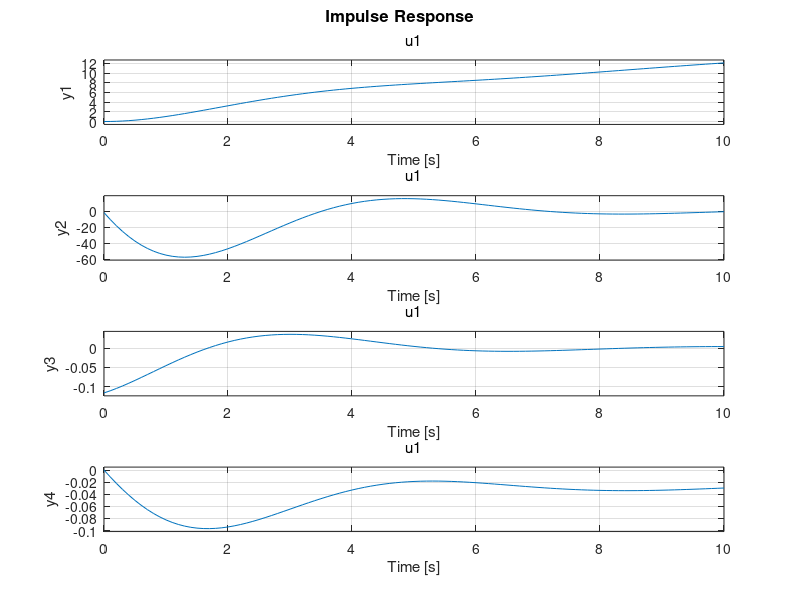
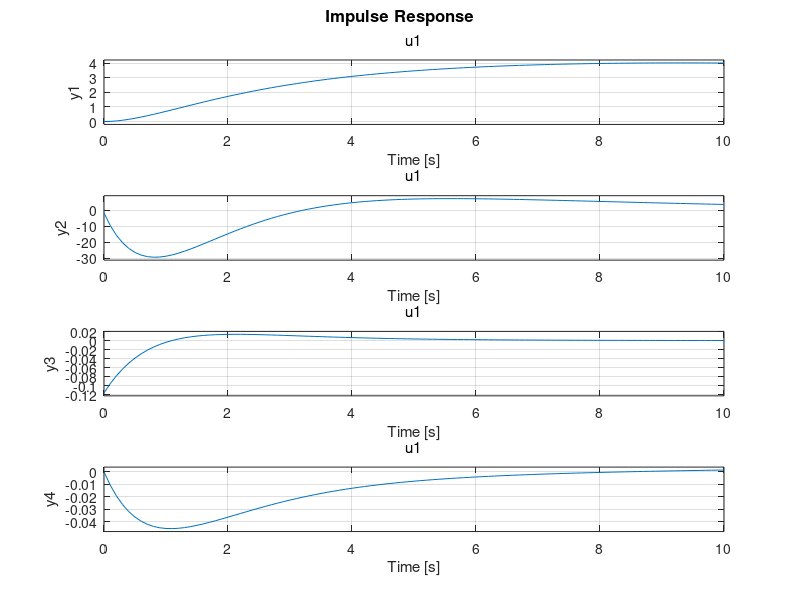
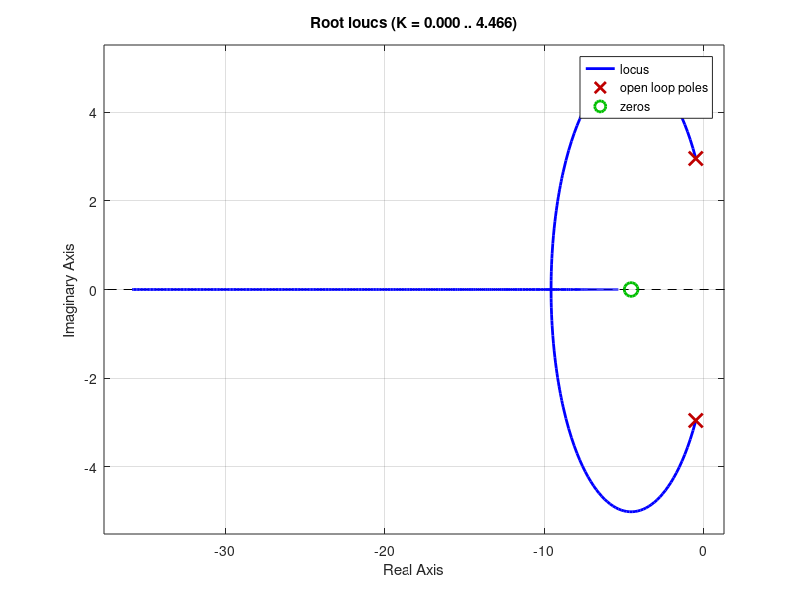
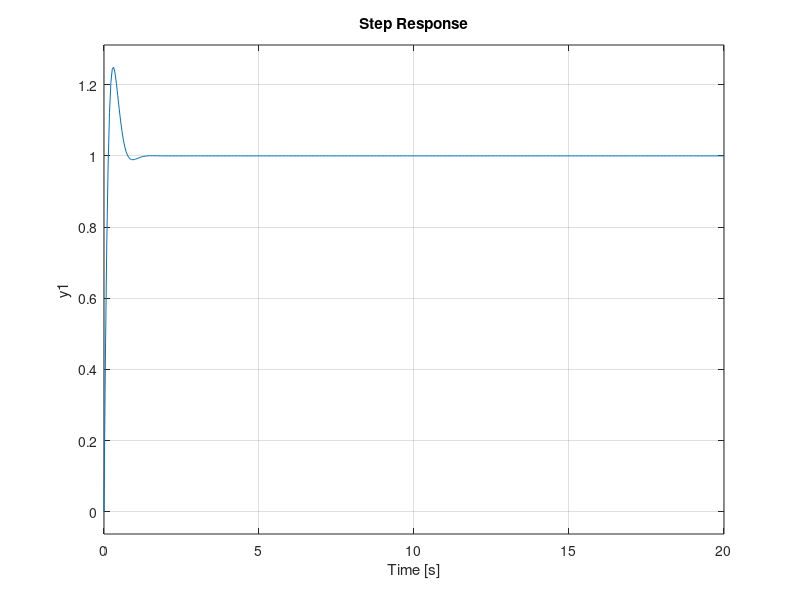

These figures' MATLAB source, in order: (Note: this script raises an error after producing the figures.)
% Logan Prust - Aer E 331 - Exam 3

clear;
format long;

%PROBLEM 1: [Etkin jet transport long. dynamics]

%PART A

%State vector: [u,w,q,th]  p.166 (6.2.1)

a1=[-0.006868, 0.013950,0.00000,-32.000];
a2=[-0.090550,-0.315100,773.980, 0.0000];
a3=[0.0001187,-0.001026,-0.4285, 0.0000];
a4=[0.0000000,0.0000000,1.00000, 0.0000];
A=[a1;a2;a3;a4];

%Control input: [de]  p.229 (7.6.5)

B=[-0.000187 ; -17.85 ; -1.158 ; 0];
C=eye(4); D=zeros(4,1);

[NUM,DEN]=ss2tf(A,B,C,D);

%PART B 

sys=ss(A,B,C,D);

figure(1);
impulse(sys*0.1,10);

%PART C

P=[-0.1 -0.1 -1+0.2i -1-0.2i];
K=acker(A,B,P);

%PART D

sys2=feedback(sys,K);

figure(2);
impulse(sys2*0.1,10);

%PROBLEM 2

%PART A

clear;

A=[-1 -9;1 0];
B=[2;0];
C=[0 1];
D=0;
P=[-5+5i -5-5i];

K=acker(A,B,P)

[NUM,DEN]=ss2tf(A,B,C,D);
G=tf(NUM,DEN);
s=tf('s');
Gc=K*[s;1];
What=feedback(G,Gc);
scale=50/2;
W=What*scale;

%PART B

figure(3);
rlocus(G*Gc);

%PART C

Wforhat=G*Gc/(1+G*Gc);
scale=450/369;
Wfor=scale*Wforhat;

figure(4);
hold on;
step(W);
step(Wfor);

%PART E

clear;

A=[-1 -9 0;1 0 0;0 1 0];
B=[2;0;0];
C=[0 1 0];
D=0;
P=[-5+5i -5-5i -5];

K=acker(A,B,P);

sys=ss(A,B,C,D);
s=tf('s');
Gc=K*[s;1;1/s];
W=feedback(sys,Gc);

figure(5);
step(W);

%PROBLEM 3

%PART C

z=tf('z',0.3142);
Gpz=(0.08287*z+0.07440)/(z^2+1.023*z+0.7304);
Gpzhat=0.4629*z/(z^2-1.023*z+0.7304);

figure(7);
hold on;
step(Gpz);
step(Gpzhat);

%PART D

clear;

Gps=tf(2,[1 1 9]);
Gpz1=c2d(Gps,0.3142);
Gpz2=c2d(Gps,0.6283);

figure(8);
hold on;
bode(Gps);
bode(Gpz1);
bode(Gpz2);

%PROBLEM 4

%PART C

T=0.0314;
s=tf('s');
z=tf('z',T);
Gcs=4.5*(s+4.5);
Gcz=4.5*(1/T+4.5-1/T/z);
Gcshat=d2c(Gcz,'tustin');

figure(9);
hold on;
bode(Gcs);
bode(Gcshat);

%PART D

Gps=tf(2,[1 1 9]);
Gs=Gps*Gcs;
Gshat=Gps*Gcshat;

figure(10);
hold on;
bode(Gs);
bode(Gshat);

%PART E

W=Gps/(1+Gs);
W2=feedback(Gps,Gcs);
What=Gps/(1+Gshat);
What2=feedback(Gps,Gcshat);

figure(11);
hold on;
step(W);
step(What);